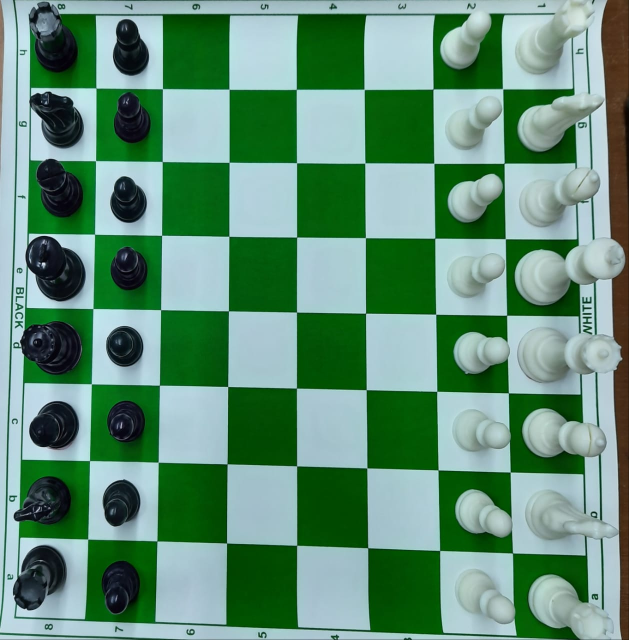
#> input picture WhatsApp Image 2019-11-25 at 6.10.04 PM.jpeg, 1258 x 1280 px (shown at 1/2 size)
$ python finalchessdet.py
#> lines starting #> are read from the running program, lines starting #| are printed output that depends on the picture; after the words box and inside, x2 and y2 are one past the last pixel; in counts of white or black regions, pixels touching at a corner belong together
import cv2
import numpy as np
img=cv2.imread('WhatsApp Image 2019-11-25 at 6.10.04 PM.jpeg')
#> img is the input picture: shape (1280, 1258, 3); mean B, G, R 118.4, 144, 97.5
# gray=cv2.cvtColor(img,cv2.COLOR_BGR2GRAY)
temp = img.copy()
img=cv2.cvtColor(img,cv2.COLOR_BGR2HSV_FULL)
#> img: shape (1280, 1258, 3); mean H, S, V 114.2, 124.2, 148
lower_blue = np.array([0,0,60])
upper_blue = np.array([255,255,240])
kernel = np.ones((6,6),np.uint8)
mask = cv2.inRange(img, lower_blue, upper_blue)
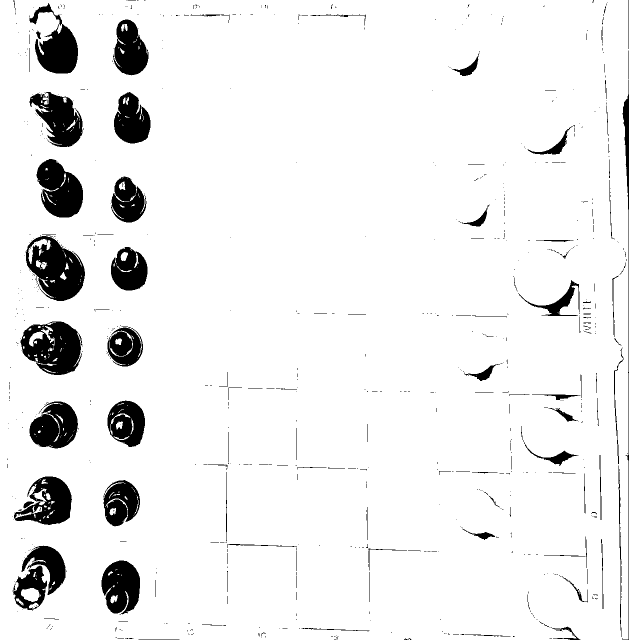
#> mask: shape (1280, 1258) (shown at 1/2 size); 92.9% white; 738 black regions (617 under 20 px)
mask = cv2.blur(mask,(3,3))
erosion = cv2.erode(img,kernel,iterations = 15)
#> erosion: shape (1280, 1258, 3); mean H, S, V 83.7, 41.3, 51.3

blur = cv2.blur(mask,(5,5))

mask = cv2.bitwise_or(mask,blur)
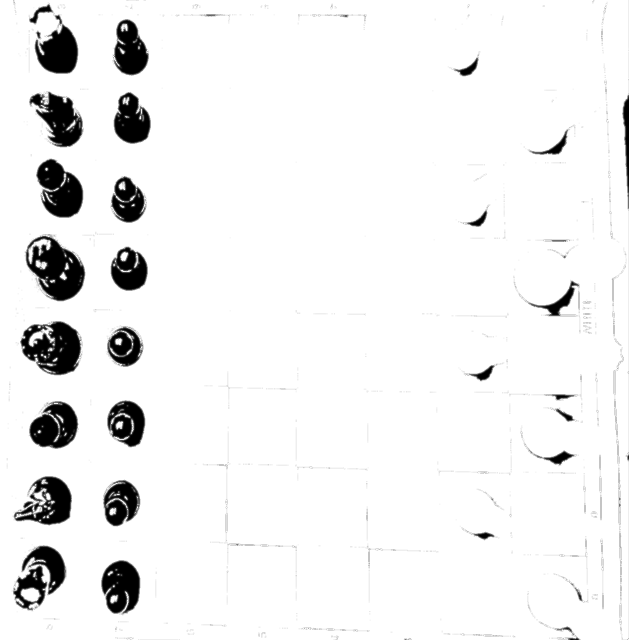
#> mask: shape (1280, 1258) (shown at 1/2 size); min 0, max 255, mean 239.1
mask = cv2.erode(mask,kernel,iterations = 1)
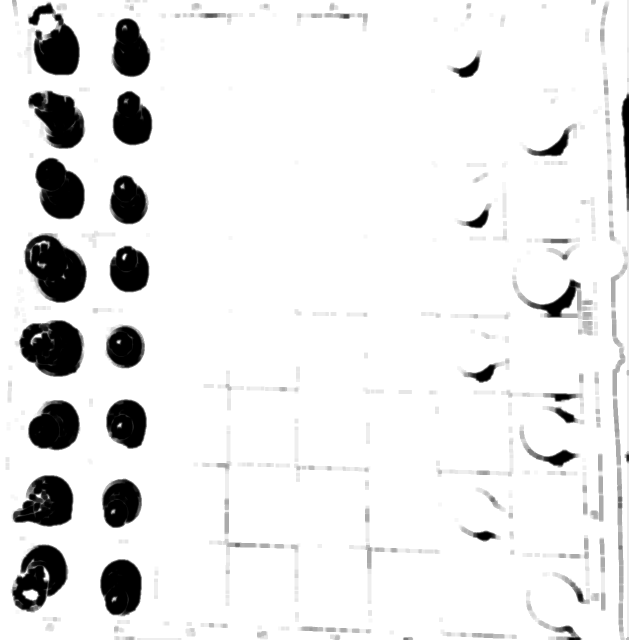
#> mask: shape (1280, 1258) (shown at 1/2 size); min 0, max 255, mean 232.3
#erosion = cv2.erode(img,kernel,iterations = 15)
mask= cv2.dilate(mask,kernel,iterations = 3)
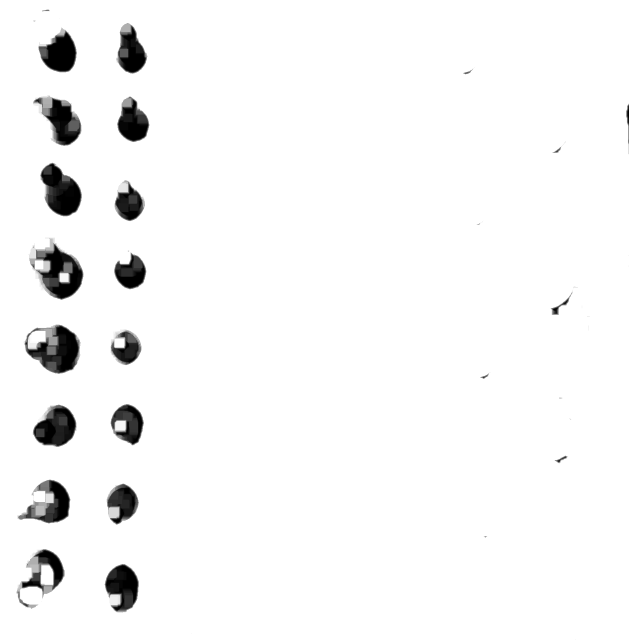
#> mask: shape (1280, 1258) (shown at 1/2 size); min 0, max 255, mean 245.6
# mask = cv2.bitwise_and(mask,gray)
mask=cv2.resize(mask,(400,400),interpolation=cv2.INTER_AREA)
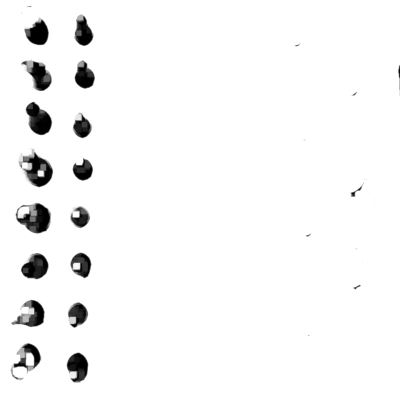
#> mask: shape (400, 400); min 0, max 255, mean 245.6
temp=cv2.resize(temp,(400,400),interpolation=cv2.INTER_AREA)
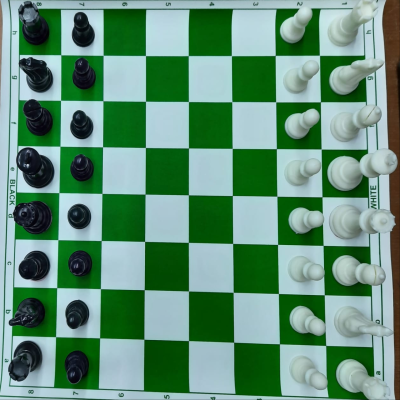
#> temp: shape (400, 400, 3); mean B, G, R 118.4, 144, 97.5
contours, hierarchy = cv2.findContours(mask,cv2.RETR_TREE,cv2.CHAIN_APPROX_SIMPLE)
#> contours = 37 contours, 18 with area under 20; largest, box (x1, y1, x2, y2) and area: (0, 0, 400, 400) 159201, (29, 21, 48, 45) 281, (37, 114, 51, 135) 148, (36, 204, 50, 232) 148, (77, 29, 92, 45) 124
for cnt in contours:
    cv2.drawContours(temp, cnt,0,color=(0,0,255),thickness=3)
#> this loop made 37 passes
#> cnt on passes 1, 4, 9, 15, 26, 27, 36: [[0, 0], [0, 399], [399, 399], [399, 0]], [[18, 364], [19, 363], [20, 364], [19, 365]], [[35, 324], [36, 323], [37, 324], [36, 325]], [[29, 263], [30, 262], [31, 263], [30, 264]], [[79, 122], [80, 121], [81, 122], [80, 123]], [[82, 119], [83, 118], [84, 119], [83, 120]], [[83, 22], [84, 21], [85, 22], [84, 23]]
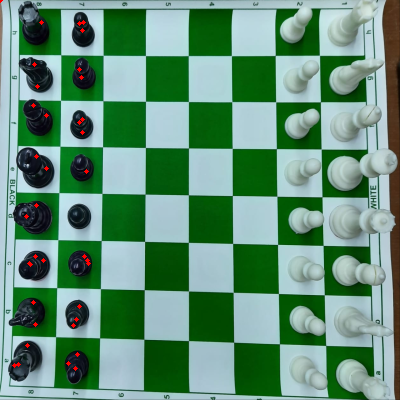
#> temp: shape (400, 400, 3); 0.29% of pixels changed, all inside (x1, y1, x2, y2) = (0, 0, 91, 371)


cv2.imshow('+=+',temp)
cv2.waitKey(0)
cv2.destroyAllWindows()

$ run again, with 5.jpg copied over WhatsApp Image 2019-11-25 at 6.10.04 PM.jpeg
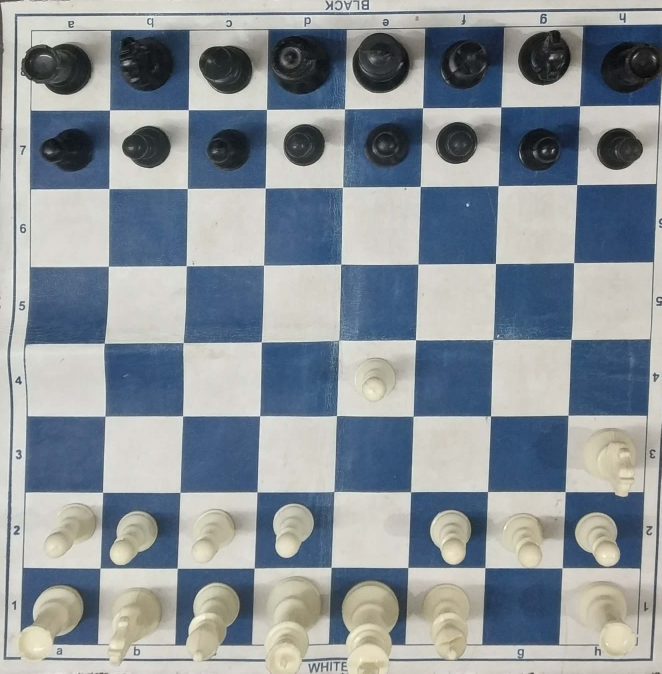
#> input picture 5.jpg, 1984 x 2020 px (shown at 1/3 size)
#> img is the input picture: shape (2020, 1984, 3); mean B, G, R 153.5, 147.2, 139.2
#> img: shape (2020, 1984, 3); mean H, S, V 90.8, 55.4, 160
#> `mask = cv2.inRange(img, lower_blue, upper_blue)`:
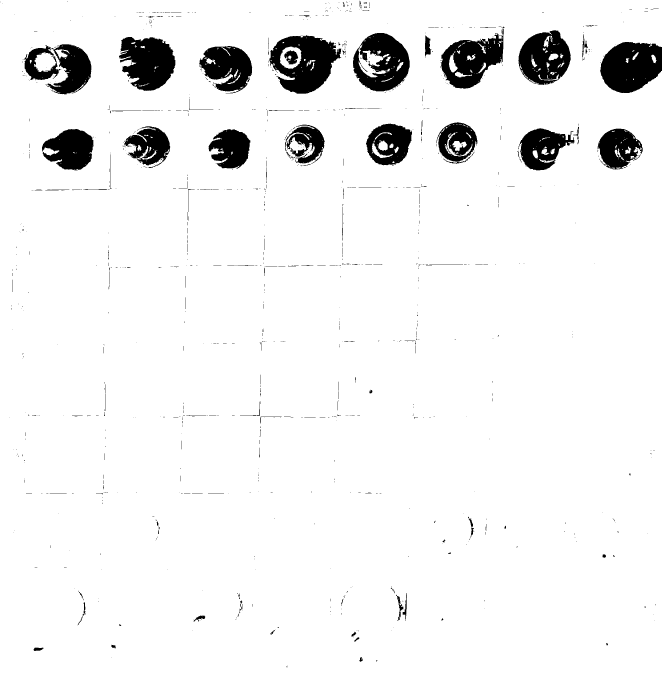
#> mask: shape (2020, 1984) (shown at 1/3 size); 93.9% white; 998 black regions (846 under 20 px)
#> erosion: shape (2020, 1984, 3); mean H, S, V 35.3, 14.1, 87.7
#> contours = 55 contours, 33 with area under 20; largest, box (x1, y1, x2, y2) and area: (0, 0, 400, 400) 158612, (79, 24, 105, 52) 427, (173, 23, 202, 55) 366, (30, 78, 55, 100) 310, (125, 30, 152, 46) 194
#> the loop `for cnt in contours:` made 55 passes
#> cnt on passes 4, 5, 6, 7, 10, 17, 25, 26: [[326, 86], [327, 85], [328, 86], [327, 87]], [[381, 85], [382, 84], [383, 85], [382, 86]], [[83, 84], [84, 83], [85, 84], [84, 85]], [[267, 83], [268, 82], [269, 83], [268, 84]], [[234, 82], [235, 81], [236, 82], [235, 83]], [[189, 79], [190, 78], [191, 79], [190, 80]], [[235, 50], [236, 49], [237, 50], [236, 51]], [[237, 49], [238, 48], [239, 49], [238, 50]]
#> after the loop `for cnt in contours:`:
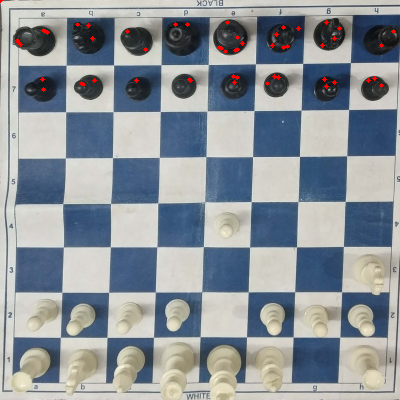
#> temp: shape (400, 400, 3); mean B, G, R 153.3, 147.1, 140.1

$ run again, with 6.jpg copied over WhatsApp Image 2019-11-25 at 6.10.04 PM.jpeg
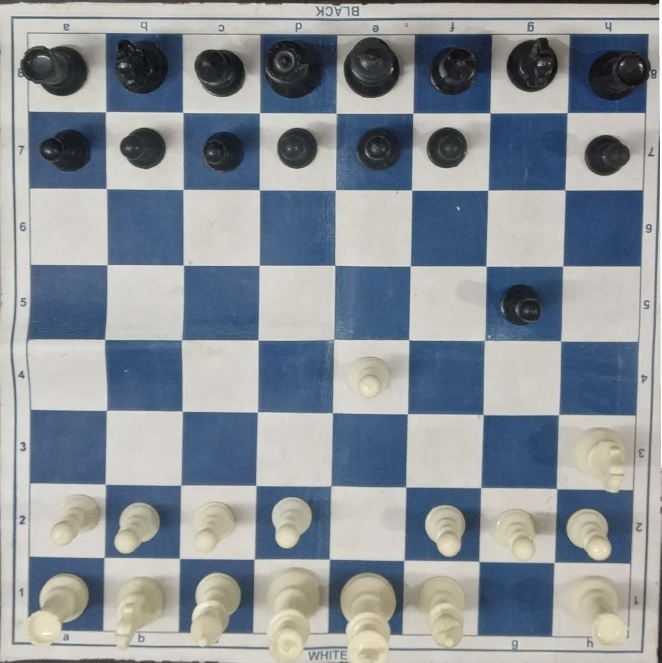
#> input picture 6.jpg, 1984 x 1988 px (shown at 1/3 size)
#> img is the input picture: shape (1988, 1984, 3); mean B, G, R 153.1, 146.4, 139.4
#> img: shape (1988, 1984, 3); mean H, S, V 88.2, 53.1, 159.4
#> `mask = cv2.inRange(img, lower_blue, upper_blue)`:
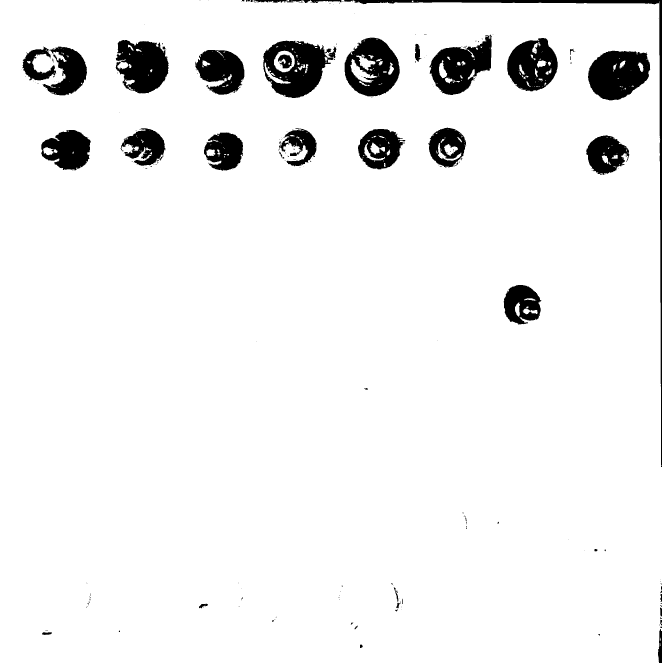
#> mask: shape (1988, 1984) (shown at 1/3 size); 94.1% white; 254 black regions (198 under 20 px)
#> erosion: shape (1988, 1984, 3); mean H, S, V 29.3, 13.1, 93.5
#> contours = 67 contours, 42 with area under 20; largest, box (x1, y1, x2, y2) and area: (0, 0, 400, 400) 159199, (77, 26, 101, 56) 408, (168, 28, 196, 58) 314, (357, 32, 376, 60) 289, (30, 80, 54, 102) 284
#> the loop `for cnt in contours:` made 67 passes
#> cnt on passes 2, 5, 6, 7, 8, 13, 15, 21: [[309, 191], [310, 190], [311, 191], [310, 192]], [[228, 99], [229, 98], [230, 99], [229, 100]], [[371, 98], [372, 97], [373, 98], [372, 99]], [[234, 97], [235, 96], [236, 97], [235, 98]], [[235, 96], [236, 95], [237, 96], [236, 97]], [[274, 86], [275, 85], [276, 86], [275, 87]], [[228, 85], [229, 84], [230, 85], [229, 86]], [[183, 82], [184, 81], [185, 82], [184, 83]]
#> after the loop `for cnt in contours:`:
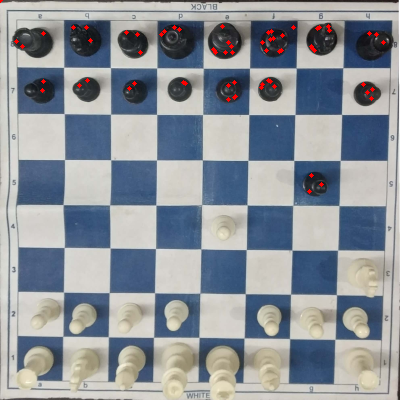
#> temp: shape (400, 400, 3); mean B, G, R 152.9, 146.2, 140.5
